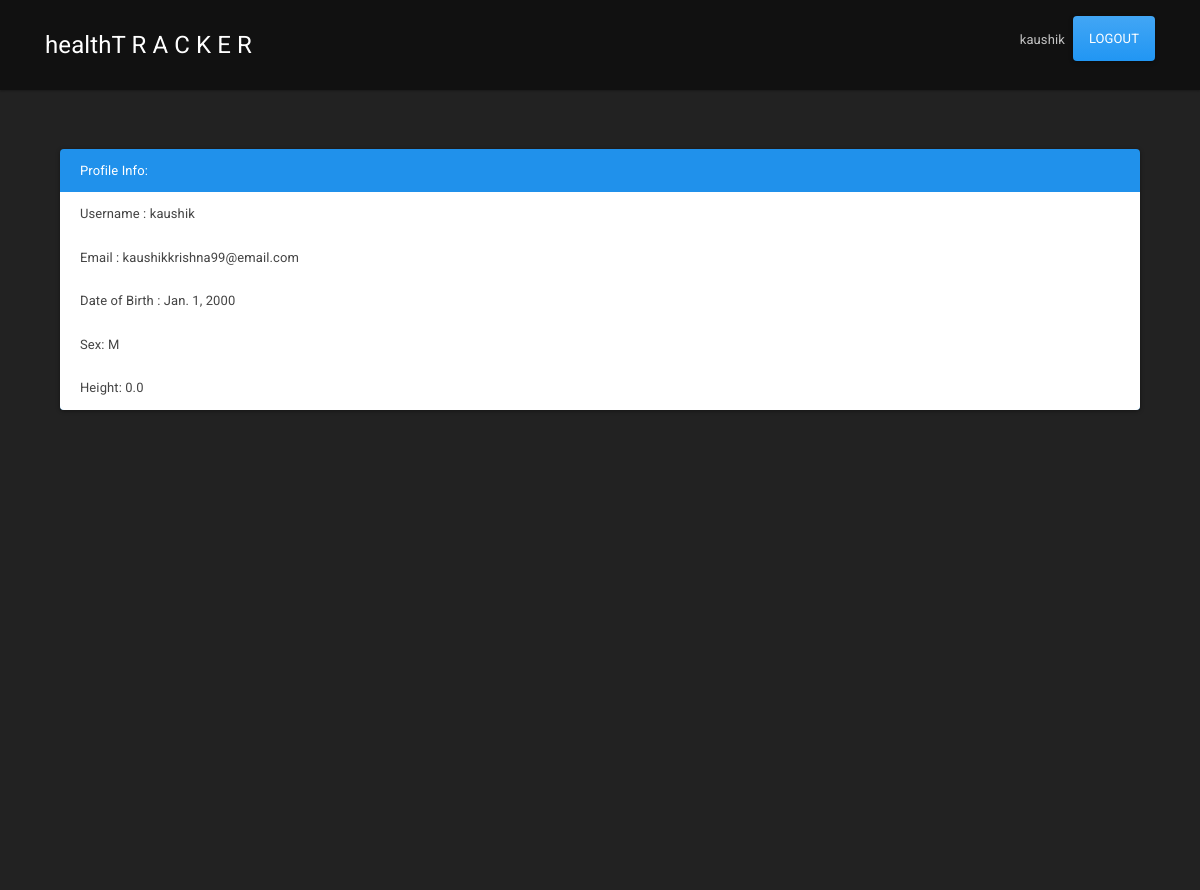
The page /app/viewprofile/ (signed in) on the database its author committed.
### accounts/models.py (models this page shows)
class User(AbstractUser):
    birth_date = models.DateField('Date Of Birth(YYYY-MM-DD)',null=True, blank=True)
    SEX_CHOICES = (
        ('F', 'Female',),
        ('M', 'Male',),
    )
    sex = models.CharField(max_length=1,choices=SEX_CHOICES,)
    height = models.FloatField('Height(in cm):',default=0)

### main/views.py (the view)
# urls.py: path('viewprofile/', views.viewprofile, name='viewprofile'),
def viewprofile(request):
    profile = User.objects.filter(username=request.user.username)
    return render(request,'main/profile.html',{'profile':profile})

### main/templates/main/profile.html (shortened to what this page needs)
{% extends 'base.html' %}
    {% block content %}
    <header>
        <nav class="navbar navbar-expand-lg navbar-dark scrolling-navbar bg-primary">
                <div class="container">
                    <a class="navbar-brand" href="{% url 'dashboard' %}">healthT R A C K E R</a>
                    <div class="collapse navbar-collapse" id="basicNav">
                  <ul class="navbar-nav nav-flex-icons">
                    {% if user.is_authenticated %}
                    <li class="nav-item">
                        <a class="nav-link" href="{% url 'viewprofile' %}">{{user.username}}</a>
                    </li>
                    <li class="nav-item">
                        <p><a class="btn btn-primary" href="{% url 'logout' %}">Logout</a></p>
                    </li>
                    {% endif %}
                </ul>
            </div>
        </div>
    </nav>
</header>
    <main class="bg-dark text-black" style="height:100vh;">
        <br><br><br>
        <div class="container bg-dark">
            <div class="container bg-dark">
                <div class = "card-deck bg-dark">
                    <div class="card text-black bg-primary mb-3" style="max-width: 100rem;">
                            <div class="card-header text-white">Profile Info:</div>
                                <ul class="list-group list-group-flush">
                                    {% for item in profile %}
                                    <li class="list-group-item">Username : {{item.username}}</li>
                                    <li class="list-group-item">Email : {{item.email}}</li>
                                    <li class="list-group-item">Date of Birth : {{item.birth_date}}</li>
                                    <li class="list-group-item">Sex: {{item.sex}}</li>
                                    <li class="list-group-item">Height: {{item.height}}</li>
                                    {% endfor %}
                                </ul>
                            </div>
                        </div>
                    </div>
                </div>
        </main>
    {% endblock %}

### static/css/template.css (style rules this page uses)
body,html { height: 100%; scroll-behavior: smooth; }

### static/css/base.css (style rules this page uses)
html, body, header, .view { width:100%; height:100%; max-width: 100%; max-height: 100% }

### rows shown on the page
User: username "kaushik", email "kaushikkrishna99@email.com", birth_date "Jan. 1, 2000", sex "M", height "0.0"
